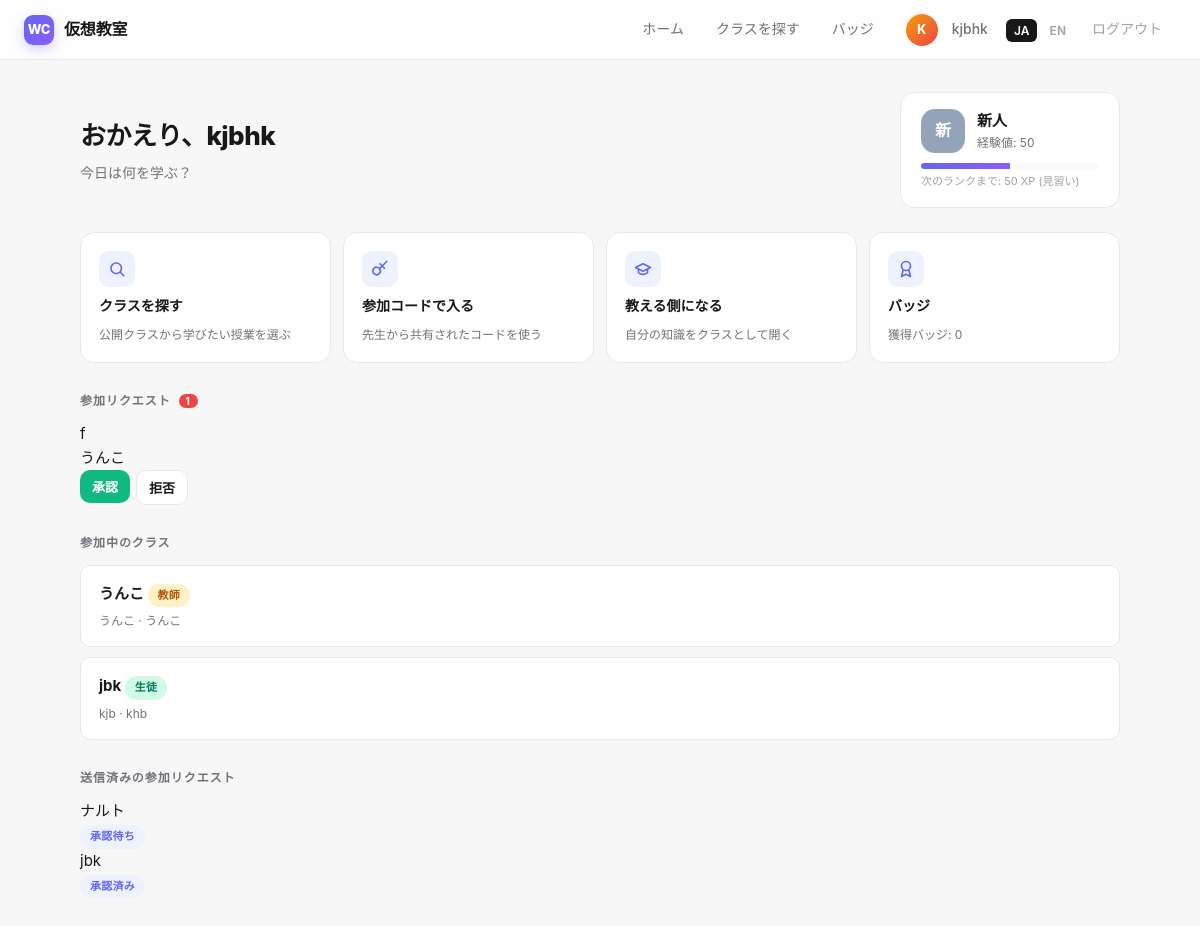
/dashboard (signed in), run on the app's committed database.
### tables this page shows
CREATE TABLE users (
        id INTEGER PRIMARY KEY AUTOINCREMENT,
        name TEXT NOT NULL UNIQUE,
        created_at TEXT NOT NULL
    , lang TEXT DEFAULT 'ja', title TEXT DEFAULT '', bio TEXT DEFAULT '', skin TEXT DEFAULT 'default');

CREATE TABLE join_requests (
        id INTEGER PRIMARY KEY AUTOINCREMENT,
        class_id INTEGER NOT NULL,
        user_id INTEGER NOT NULL,
        status TEXT NOT NULL DEFAULT 'pending',
        created_at TEXT NOT NULL,
        UNIQUE(class_id, user_id)
    );

CREATE TABLE classes (
        id INTEGER PRIMARY KEY AUTOINCREMENT,
        title TEXT NOT NULL,
        subject TEXT NOT NULL,
        description TEXT,
        teacher_id INTEGER NOT NULL,
        join_code TEXT NOT NULL UNIQUE,
        created_at TEXT NOT NULL, blackboard TEXT DEFAULT '', ai_mode INTEGER DEFAULT 0, stage INTEGER DEFAULT 0, is_public INTEGER DEFAULT 1, ai_teacher_mode INTEGER DEFAULT 0, teaching_focus TEXT DEFAULT '', taught_by TEXT DEFAULT '', is_weekly INTEGER DEFAULT 0, weekly_time TEXT DEFAULT '',
        FOREIGN KEY (teacher_id) REFERENCES users(id)
    );

CREATE TABLE enrollments (
        id INTEGER PRIMARY KEY AUTOINCREMENT,
        class_id INTEGER NOT NULL,
        user_id INTEGER NOT NULL,
        role TEXT NOT NULL,
        joined_at TEXT NOT NULL,
        UNIQUE(class_id, user_id),
        FOREIGN KEY (class_id) REFERENCES classes(id),
        FOREIGN KEY (user_id) REFERENCES users(id)
    );

### main.py (the view)
@app.get("/dashboard", response_class=HTMLResponse)
def dashboard(request: Request):
    user = current_user(request)
    if not user:
        return RedirectResponse("/login")
    classes = list_classes_for_user(user["id"])
    pending = list_pending_requests_for_teacher(user["id"])
    my_requests = list_my_requests(user["id"])
    pending_count = count_pending_for_teacher(user["id"])
    flash = request.session.pop("flash", None)
    return templates.TemplateResponse(
        request, "dashboard.html",
        ctx(request, user,
            classes=classes,
            pending=pending,
            my_requests=my_requests,
            pending_count=pending_count,
            flash=flash,
            stats=user_stats(user["id"]),
            streak=calc_streak(user["id"]),
            weekly=list_weekly_classes(limit=6),
            earned_badges_count=count_badges(user["id"])),
    )

### templates/dashboard.html (shortened to what this page needs)
{% extends "base.html" %}
{% block content %}
<div class="hero-row">
  <div class="greet">
    <h1>{{ T.greet_back }}{{ user.name }}</h1>
    <p>{{ T.greet_sub }}</p>
  </div>
  <div class="rank-widget">
    <div class="rank-row">
      <div class="rank-badge" style="background: {{ stats.rank[4] }};">{{ stats.rank[2][0] }}</div>
      <div>
        <div class="rank-name">{{ stats.rank[2] if lang == 'ja' else stats.rank[3] }}</div>
        <div class="rank-xp">{{ T.xp }}: {{ stats.xp }}</div>
      </div>
    </div>
    {% if stats.next_rank %}
      <div class="xp-bar"><div style="width: {{ ((stats.xp - stats.rank[1]) / (stats.next_rank[1] - stats.rank[1]) * 100)|round(1) }}%;"></div></div>
      <div class="xp-next">{{ T.next_rank }}: {{ stats.next_rank[1] - stats.xp }} XP ({{ stats.next_rank[2] if lang == 'ja' else stats.next_rank[3] }})</div>
    {% else %}
      <div class="xp-next">{{ T.rank }} MAX</div>
    {% endif %}
  </div>
</div>
<div class="actions-grid">
  <a class="action-card" href="/classes">
    <div class="ic"><svg viewBox="0 0 24 24" fill="none" stroke="currentColor" stroke-width="2.2" stroke-linecap="round" stroke-linejoin="round"><circle cx="11" cy="11" r="7"></circle><path d="m21 21-4.3-4.3"></path></svg></div>
    <div class="t">{{ T.act_browse_title }}</div>
    <div class="d">{{ T.act_browse_desc }}</div>
  </a>
  <a class="action-card" href="/join_class">
    <div class="ic"><svg viewBox="0 0 24 24" fill="none" stroke="currentColor" stroke-width="2.2" stroke-linecap="round" stroke-linejoin="round"><path d="M21 2l-2 2m-7.6 7.6a5 5 0 1 0-7 7 5 5 0 0 0 7-7zm0 0L15 8m0 0 3 3m-3-3 3-3m-3 3-3-3"></path></svg></div>
    <div class="t">{{ T.act_join_title }}</div>
    <div class="d">{{ T.act_join_desc }}</div>
  </a>
  <a class="action-card" href="/create_class">
    <div class="ic"><svg viewBox="0 0 24 24" fill="none" stroke="currentColor" stroke-width="2.2" stroke-linecap="round" stroke-linejoin="round"><path d="M22 10 12 5 2 10l10 5 10-5z"></path><path d="M6 12v5c3 3 9 3 12 0v-5"></path></svg></div>
    <div class="t">{{ T.act_teach_title }}</div>
    <div class="d">{{ T.act_teach_desc }}</div>
  </a>
  <a class="action-card" href="/badges">
    <div class="ic"><svg viewBox="0 0 24 24" fill="none" stroke="currentColor" stroke-width="2.2" stroke-linecap="round" stroke-linejoin="round"><circle cx="12" cy="8" r="6"></circle><path d="m8 14-2 8 6-3 6 3-2-8"></path></svg></div>
    <div class="t">{{ T.badges }}</div>
    <div class="d">{{ T.badges_earned }}: {{ stats and stats.helpful >= 0 and '' }}{{ earned_badges_count }}</div>
  </a>
</div>
{% if pending_count > 0 %}
<div class="section-h">{{ T.pending_requests }} <span class="badge-count">{{ pending_count }}</span></div>
{% for r in pending %}
<div class="req-row">
  <div><div class="who">{{ r.user_name }}</div><div class="cls">{{ r.class_title }}</div></div>
  <div style="display:flex;gap:6px;">
    <form method="post" action="/requests/{{ r.id }}/approve"><button class="btn sm green" type="submit">{{ T.approve }}</button></form>
    <form method="post" action="/requests/{{ r.id }}/reject"><button class="btn sm ghost" type="submit">{{ T.reject }}</button></form>
  </div>
</div>
{% endfor %}
{% endif %}
<div class="section-h">{{ T.my_classes }}</div>
{% if classes %}
  {% for c in classes %}
  <a class="class-item" href="/class/{{ c.id }}">
    <div class="title">
      {{ c.title }}
      <span class="pill {{ 'teacher' if c.role == 'teacher' else 'student' }}">{{ T[c.role] if c.role in ['teacher','student'] else c.role }}</span>
    </div>
    <div class="meta">{{ c.subject }}{% if c.description %} · {{ c.description }}{% endif %}</div>
  </a>
  {% endfor %}
{% endif %}
{% if my_requests %}
<div class="section-h">{{ T.my_requests }}</div>
{% for r in my_requests %}
<div class="req-row">
  <div class="who">{{ r.class_title }}</div>
  <div class="pill">{{ T[r.status] if r.status in ['pending','approved','rejected'] else r.status }}</div>
</div>
{% endfor %}
{% endif %}
{% endblock %}

### templates/base.html (shortened to what this page needs)
<!DOCTYPE html>
<html lang="{{ lang }}">
<head>
</head>
<body>
<header class="hdr">
  <a href="/dashboard" class="brand">
    <div class="logo">WC</div>
    <span>{{ T.app_title }}</span>
  </a>
  <nav>
        {% if user %}
      <a href="/dashboard">{{ T.home }}</a>
      <a href="/classes">{{ T.join_class }}</a>
      <a href="/badges">{{ T.badges }}</a>
      <a href="/u/{{ user.id }}" style="display:flex;align-items:center;gap:6px;">
        <span class="avatar">{{ user.name[0]|upper }}</span>
        <span>{{ user.name }}</span>
      </a>
      <span class="lang">
        <a href="/lang/ja" class="{% if lang == 'ja' %}active{% endif %}">JA</a>
        <a href="/lang/en" class="{% if lang == 'en' %}active{% endif %}">EN</a>
      </span>
      <a href="/logout" style="color:var(--text-soft);">{{ T.logout }}</a>
    {% else %}
      <span class="lang">
        <a href="/lang/ja" class="{% if lang == 'ja' %}active{% endif %}">JA</a>
        <a href="/lang/en" class="{% if lang == 'en' %}active{% endif %}">EN</a>
      </span>
    {% endif %}
  </nav>
</header>
<main class="{% block main_class %}{% endblock %}">
{% block content %}{% endblock %}
</main>
</body>
</html>

### templates/base.html (style rules this page uses)
:root { --bg: #f7f7f8; --surface: #ffffff; --surface-2: #fafafa; --border: #e8e8ec; --text: #18181b; --text-muted: #71717a; --text-soft: #a1a1aa; --primary: #6366f1; --primary-hover: #4f46e5; --primary-soft: #eef2ff; --teacher: #f59e0b; --teacher-soft: #fef3c7; --student: #10b981; --student-soft: #d1fae5; --danger: #ef4444; --danger-soft: #fee2e2; --success: #10b981; --radius: 14px; --radius-sm: 10px; --radius-lg: 20px; --shadow-sm: 0 1px 2px rgba(0,0,0,.04); --shadow: 0 4px 12px rgba(0,0,0,.05); --shadow-lg: 0 12px 32px rgba(0,0,0,.08); --font: -apple-system, BlinkMacSystemFont, "Inter", "Hiragino Sans", "Yu Gothic UI", "Meiryo", sans-serif; }
* { box-sizing: border-box; }
html, body { margin: 0; padding: 0; }
body { font-family: var(--font); background: var(--bg); color: var(--text); font-size: 15px; line-height: 1.6; -webkit-font-smoothing: antialiased; }
a { color: inherit; text-decoration: none; }
button { font-family: inherit; }
.hdr { background: rgba(255,255,255,.85); backdrop-filter: saturate(180%) blur(12px); -webkit-backdrop-filter: saturate(180%) blur(12px); border-bottom: 1px solid var(--border); padding: 0 24px; height: 60px; display: flex; align-items: center; justify-content: space-between; position: sticky; top: 0; z-index: 50; }
.hdr .brand { display: flex; align-items: center; gap: 10px; font-weight: 700; font-size: 16px; letter-spacing: -.01em; }
.hdr .brand .logo { width: 30px; height: 30px; border-radius: 9px; background: linear-gradient(135deg, #6366f1, #8b5cf6); display: flex; align-items: center; justify-content: center; color: #fff; font-size: 13px; font-weight: 800; box-shadow: 0 4px 12px rgba(99,102,241,.3); }
.hdr nav { display: flex; align-items: center; gap: 4px; }
.hdr nav a { padding: 7px 14px; border-radius: 8px; font-size: 14px; color: var(--text-muted); font-weight: 500; transition: all .15s; }
.hdr .avatar { width: 32px; height: 32px; border-radius: 50%; background: linear-gradient(135deg, #f59e0b, #ef4444); color: #fff; font-weight: 700; font-size: 13px; display: flex; align-items: center; justify-content: center; margin-right: 8px; }
.hdr .lang a { padding: 4px 8px; border-radius: 6px; font-size: 12px; color: var(--text-soft); font-weight: 600; }
.hdr .lang a.active { background: var(--text); color: #fff; }
.badge-count { background: var(--danger); color: #fff; font-size: 10px; padding: 1px 7px; border-radius: 8px; margin-left: 4px; font-weight: 700; }
main { max-width: 1080px; margin: 32px auto; padding: 0 20px; }
.btn { display: inline-flex; align-items: center; gap: 6px; padding: 10px 18px; border-radius: var(--radius-sm); background: var(--primary); color: #fff; border: none; font-size: 14px; font-weight: 600; cursor: pointer; transition: all .15s; text-decoration: none; font-family: inherit; }
.btn.ghost { background: var(--surface); color: var(--text); border: 1.5px solid var(--border); }
.btn.green { background: var(--success); }
.btn.sm { padding: 7px 12px; font-size: 13px; }
.class-item { display: block; padding: 16px 18px; border: 1.5px solid var(--border); border-radius: var(--radius-sm); margin-bottom: 10px; background: var(--surface); transition: all .15s; }
.class-item .title { font-weight: 700; font-size: 15px; margin-bottom: 4px; }
.class-item .meta { font-size: 12px; color: var(--text-muted); }
.pill { display: inline-block; padding: 3px 10px; border-radius: 20px; font-size: 11px; font-weight: 700; letter-spacing: .02em; background: var(--primary-soft); color: var(--primary); }
.pill.teacher { background: var(--teacher-soft); color: #b45309; }
.pill.student { background: var(--student-soft); color: #047857; }

### data on the page
users: name "K", name "kjbhk", lang "新人", lang "見習い"
join_requests: user_name "f", class_title "うんこ", approve "承認", reject "拒否"
enrollments: title "うんこ", role "教師", subject "うんこ", description "うんこ"
enrollments: title "jbk", role "生徒", subject "kjb", description "khb"
join_requests: class_title "ナルト", status "承認待ち"
join_requests: class_title "jbk", status "承認済み"

### other printed values
{{ T.app_title }} "仮想教室"
{{ T.home }} "ホーム"
{{ T.join_class }} "クラスを探す"
{{ T.badges }} "バッジ"
{{ T.logout }} "ログアウト"
{{ T.greet_back }} "おかえり、"
{{ T.greet_sub }} "今日は何を学ぶ？"
{{ stats.rank[2][0] }} "新"
{{ T.xp }} "経験値"
{{ stats.xp }} "50"
{{ T.next_rank }} "次のランクまで"
{{ stats.next_rank[1] - stats.xp }} "50"
{{ T.act_browse_title }} "クラスを探す"
{{ T.act_browse_desc }} "公開クラスから学びたい授業を選ぶ"
{{ T.act_join_title }} "参加コードで入る"
